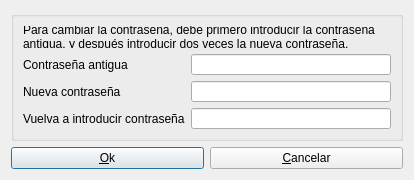
<?xml version="1.0" encoding="UTF-8"?>
<ui version="4.0">
 <class>ChangePasswordDlg</class>
 <widget class="QDialog" name="ChangePasswordDlg">
  <property name="geometry">
   <rect>
    <x>0</x>
    <y>0</y>
    <width>414</width>
    <height>180</height>
   </rect>
  </property>
  <property name="windowTitle">
   <string>Cambio de contraseña</string>
  </property>
  <property name="windowIcon">
   <iconset resource="../resources/resources.qrc">
    <normaloff>:/aplicacion/images/alephLogoIcon.ico</normaloff>:/aplicacion/images/alephLogoIcon.ico</iconset>
  </property>
  <layout class="QGridLayout" name="gridLayout_2">
   <item row="0" column="0" colspan="2">
    <widget class="QGroupBox" name="groupBox">
     <property name="title">
      <string/>
     </property>
     <layout class="QGridLayout" name="gridLayout">
      <item row="1" column="0">
       <widget class="QLabel" name="lblOldPassword">
        <property name="text">
         <string>Contraseña antigua</string>
        </property>
       </widget>
      </item>
      <item row="1" column="1">
       <widget class="QLineEdit" name="txtOldPassword">
        <property name="echoMode">
         <enum>QLineEdit::Password</enum>
        </property>
       </widget>
      </item>
      <item row="2" column="0">
       <widget class="QLabel" name="label_2">
        <property name="text">
         <string>Nueva contraseña</string>
        </property>
       </widget>
      </item>
      <item row="2" column="1">
       <widget class="QLineEdit" name="txtNewPassword">
        <property name="echoMode">
         <enum>QLineEdit::Password</enum>
        </property>
       </widget>
      </item>
      <item row="3" column="0">
       <widget class="QLabel" name="label_3">
        <property name="text">
         <string>Vuelva a introducir contraseña</string>
        </property>
       </widget>
      </item>
      <item row="3" column="1">
       <widget class="QLineEdit" name="txtReNewPassword">
        <property name="echoMode">
         <enum>QLineEdit::Password</enum>
        </property>
       </widget>
      </item>
      <item row="0" column="0" colspan="2">
       <widget class="QLabel" name="lblInfo">
        <property name="text">
         <string>Para cambiar la contraseña, debe primero introducir la contraseña antigua, y después introducir dos veces la nueva contraseña.</string>
        </property>
        <property name="wordWrap">
         <bool>true</bool>
        </property>
       </widget>
      </item>
     </layout>
    </widget>
   </item>
   <item row="1" column="0">
    <widget class="QPushButton" name="pbOk">
     <property name="text">
      <string>&amp;Ok</string>
     </property>
     <property name="icon">
      <iconset resource="../resources/resources.qrc">
       <normaloff>:/aplicacion/images/ok.png</normaloff>:/aplicacion/images/ok.png</iconset>
     </property>
    </widget>
   </item>
   <item row="1" column="1">
    <widget class="QPushButton" name="pbCancel">
     <property name="text">
      <string>&amp;Cancelar</string>
     </property>
     <property name="icon">
      <iconset resource="../resources/resources.qrc">
       <normaloff>:/generales/images/delete.png</normaloff>:/generales/images/delete.png</iconset>
     </property>
    </widget>
   </item>
  </layout>
 </widget>
 <resources>
  <include location="../resources/resources.qrc"/>
  <include location="../resources/resources.qrc"/>
 </resources>
 <connections/>
</ui>
